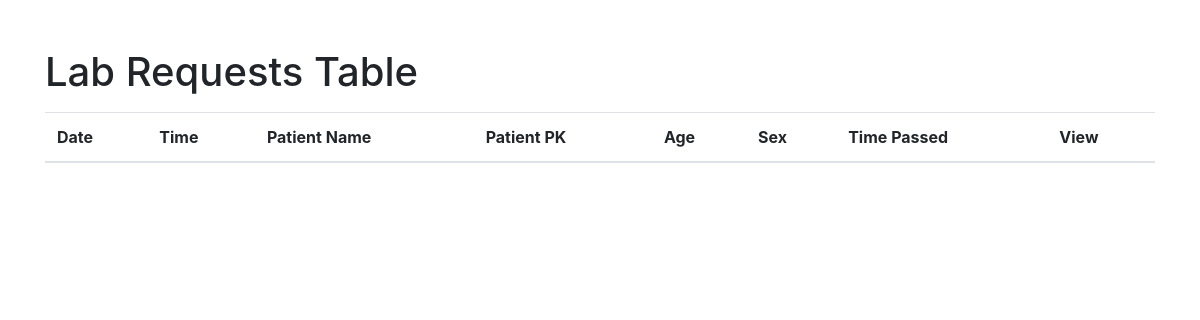
Before: /lab_requests/ with the older database file.
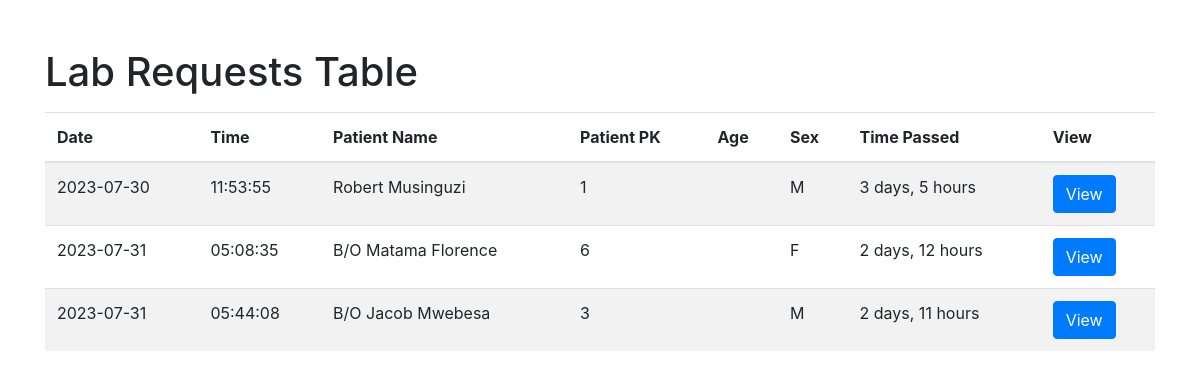
After: the same page with the newer database file.
### newborn/models.py (models this page shows, shortened)
class LabInvestigation(models.Model):
    author = models.ForeignKey(User, on_delete=models.CASCADE, null=True)
    serology_rpr = models.BooleanField(verbose_name='RPR', default=False)
    serology_rct = models.BooleanField(verbose_name='RCT', default=False)
    serology_bat = models.BooleanField(verbose_name='BAT', default=False)
    microbiology_gram_stain = models.BooleanField(verbose_name='Gram stain', default=False)
    microbiology_culture = models.BooleanField(verbose_name='Culture', default=False)
    chemistry_serum_electrolytes = models.BooleanField(verbose_name='Serum electrolytes', default=False)
    chemistry_serum_urea = models.BooleanField(verbose_name='Serum Urea', default=False)
    chemistry_serum_creatinine = models.BooleanField(verbose_name='Serum creatinine', default=False)
    chemistry_urinalysis = models.BooleanField(verbose_name='Urinalysis', default=False)
    serology_rpr_result = models.CharField(max_length=100, blank=True, null=True)
    serology_rct_result = models.CharField(max_length=100, blank=True, null=True)
    serology_bat_result = models.CharField(max_length=100, blank=True, null=True)
    microbiology_gram_stain_result = models.CharField(max_length=100, blank=True, null=True)
    microbiology_culture_result = models.CharField(max_length=100, blank=True, null=True)
    chemistry_serum_electrolytes_result = models.CharField(max_length=100, blank=True, null=True)
    chemistry_serum_urea_result = models.CharField(max_length=100, blank=True, null=True)
    chemistry_serum_creatinine_result = models.CharField(max_length=100, blank=True, null=True)
    chemistry_urinalysis_result = models.CharField(max_length=100, blank=True, null=True)
    timestamp = models.DateTimeField(auto_now_add=True)
    neonate = models.ForeignKey(NewbornAdmission, on_delete=models.CASCADE, null=True)
    def is_complete(self):
        if (self.serology_rpr and not self.serology_rpr_result) or \
                (self.serology_rct and not self.serology_rct_result) or \
                (self.serology_bat and not self.serology_bat_result) or \
                (self.microbiology_gram_stain and not self.microbiology_gram_stain_result) or \
                (self.microbiology_culture and not self.microbiology_culture_result) or \
                (self.chemistry_serum_electrolytes and not self.chemistry_serum_electrolytes_result) or \
                (self.chemistry_serum_urea and not self.chemistry_serum_urea_result) or \
                (self.chemistry_serum_creatinine and not self.chemistry_serum_creatinine_result) or \
                (self.chemistry_urinalysis and not self.chemistry_urinalysis_result):
            return False
        return True

class NewbornAdmission(models.Model):
    PLACE_OF_BIRTH_CHOICES = [
        ('Hospital', 'Hospital'),
        ('Along the road', 'Along the road'),
        ('Home', 'Home'),
    ]
    MODE_OF_DELIVERY_CHOICES = [
        ('SVD', 'SVD (Spontaneous Vaginal Delivery)'),
        ('C/S', 'C/S (Caesarean Section)'),
    ]
    MEANS_OF_TRANSPORT_CHOICES = [
        ('Ambulance', 'Ambulance'),
        ('Public means', 'Public means'),
    ]
    YES_NO_CHOICES = [
        ('Yes', 'Yes'),
        ('No', 'No'),
    ]
    SEX = [
        ('M', 'M'),
        ('F', 'F'),
    ]
    admission_date = models.DateTimeField()
    name = models.CharField(max_length=100)
    sex = models.CharField(max_length=100, choices=SEX)
    birth_weight = models.DecimalField(max_digits=2, decimal_places=1)
    delivery_date = models.DateTimeField()
    place_of_birth = models.CharField(max_length=20, choices=PLACE_OF_BIRTH_CHOICES)
    hospital_name = models.CharField(max_length=100, blank=True, null=True)
    mode_of_delivery = models.CharField(max_length=3, choices=MODE_OF_DELIVERY_CHOICES)
    indication = models.CharField(max_length=100, blank=True, null=True)
    resuscitation_done = models.CharField(max_length=3, choices=YES_NO_CHOICES)
    resuscitation_choices_1 = models.BooleanField(verbose_name='Bag&Mask', default=False, blank=True)
    resuscitation_choices_2 = models.BooleanField(verbose_name='Oxygen', default=False, blank=True)
    referred_in = models.CharField(max_length=3, choices=YES_NO_CHOICES)
    facility_name = models.CharField(max_length=100, blank=True, null=True)
    referral_date_time = models.DateTimeField(blank=True, null=True)
    reason_for_referral = models.CharField(max_length=100, blank=True, null=True)
    means_of_transport = models.CharField(max_length=20, choices=MEANS_OF_TRANSPORT_CHOICES, blank=True, null=True)
    oxygen_transport = models.CharField(max_length=3, choices=YES_NO_CHOICES, blank=True, null=True)
    mother = models.ForeignKey(MotherDetails, on_delete=models.CASCADE, null=True)

### newborn/views.py (the view)
# urls.py: path('lab_requests/', views.lab_requests_dashboard, name='lab-requests-dashboard'),
def lab_requests_dashboard(request):
    lab_requests = LabInvestigation.objects.all()
    if request.method == 'POST':
        form = LabTestResultForm(request.POST)
        if form.is_valid():
            lab_investigation = form.save(commit=False)
            lab_investigation.author = request.user
            lab_investigation.save()
            return redirect('lab-requests-dashboard')  # Redirect to the same page to avoid form resubmission
    else:
        form = LabTestResultForm()
    complete_lab_requests = [lab_request for lab_request in lab_requests if lab_request.is_complete()]
    lab_requests = [lab_request for lab_request in lab_requests if not lab_request.is_complete()]
    return render(request, 'newborn/lab_requests_dashboard.html', {'lab_requests': lab_requests, 'complete_lab_requests': complete_lab_requests, 'form': form})

### newborn/templates/newborn/lab_requests_dashboard.html (shortened to what this page needs)
<!DOCTYPE html>
<html lang="en">
<head>
    <link rel="stylesheet" href="https://stackpath.bootstrapcdn.com/bootstrap/4.5.2/css/bootstrap.min.css">
</head>
<body>
<div class="container">
    <h1 class="mt-5">Lab Requests Table</h1>
    <table class="table table-striped mt-3">
        <thead>
        <tr>
            <th>Date</th>
            <th>Time</th>
	    <th>Patient Name</th>
            <th>Patient PK</th>
            <th>Age</th>
            <th>Sex</th>
	    <th>Time Passed</th>
            <th>View</th>
        </tr>
        </thead>
        <tbody>
        {% for lab_request in lab_requests %}
            <tr>
                <td>{{ lab_request.timestamp|date:"Y-m-d" }}</td>
                <td>{{ lab_request.timestamp|time:"H:i:s" }}</td>
		<td>{{ lab_request.neonate.name }}</td>
                <td>{{ lab_request.neonate.pk }}</td>
                <td>{{ lab_request.neonate.age }}</td>
                <td>{{ lab_request.neonate.sex }}</td>
		<td>{{ lab_request.timestamp|timesince }}</td>
                <td>
                    <a href="{% url 'lab_request_details' lab_request.neonate.pk %}" class="btn btn-primary">View</a>
                </td>
            </tr>
        {% endfor %}
        </tbody>
    </table>
</div>
</body>
</html>

Changed rows visible on the page:
added LabInvestigation: timestamp "2023-07-30", timestamp "11:53:55", neonate.name "Robert Musinguzi", neonate.pk "1", neonate.sex "M", timestamp "3 days, 5 hours"
added LabInvestigation: timestamp "2023-07-31", timestamp "05:08:35", neonate.name "B/O Matama Florence", neonate.pk "6", neonate.sex "F", timestamp "2 days, 12 hours"
added LabInvestigation: timestamp "2023-07-31", timestamp "05:44:08", neonate.name "B/O Jacob Mwebesa", neonate.pk "3", neonate.sex "M", timestamp "2 days, 11 hours"
